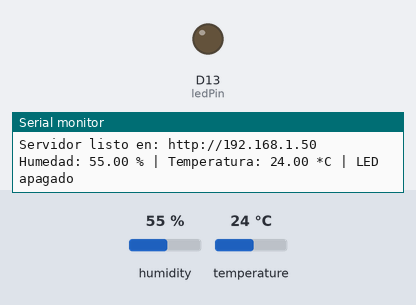
A sketch run on a simulated Arduino Uno R4 WiFi. On the bench: output pins drawn as LEDs (lit = HIGH), the last lines printed to the serial monitor. Inputs (shaded band) come from the test bench; at power-on: temperature 24 °C, humidity 55 %. WiFi joins after 1.5 s; servers stay silent unless stated.

Above: at 2.7 s.
2.8 s: temperature set to 26 °C
7.2 s: temperature set to 29 °C
At 10.4 s:
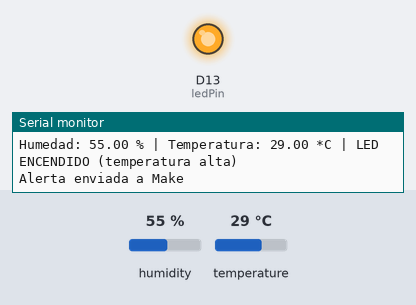
11.5 s: temperature set to 12 °C
At 14.6 s:
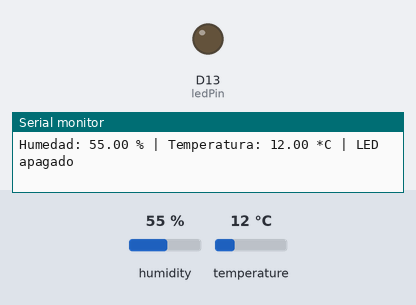
15.5 s: temperature set to 28 °C
At 18.9 s:
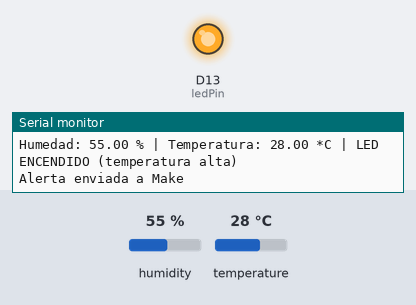
Timing chart, 0 to 20.4 s (numbered marks = the images above; inputs shaded):
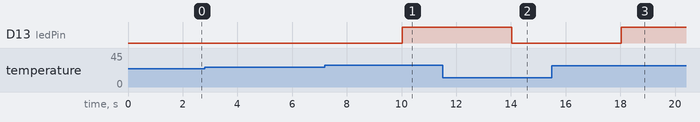

Measured:
- the behaviour switches between 27 and 28 °C on temperature (found by bisection; images 0 and 1)
- after the input at 7.2 s, D13 (ledPin): LOW → HIGH after 2.8 s
- after the input at 11.5 s, D13 (ledPin): HIGH → LOW after 2.5 s
- after the input at 15.5 s, D13 (ledPin): LOW → HIGH after 2.5 s

The sketch:

Leer_DTH11_Make_Telegram.ino
```cpp
/*
  Practica: Arduino_Leer_DTH11_Make_Telegram
  Materia:  Desarrollo Sustentable - Instituto Tecnologico de Mazatlan
  Placa:    Arduino UNO R4 WiFi + sensor DHT11 (DATA en pin 2) + LED en pin 13

  Lee temperatura y humedad cada 2 s, muestra los datos en una pagina web
  local y, cuando la temperatura cruza el umbral (28 C), envia un POST JSON
  {"temperatura": valor} al Webhook de Make.com, que manda la alerta por Telegram.

  NOTA: por seguridad se quitaron la red WiFi, la contrasena y la ruta del
  webhook. Reemplaza los valores entre comillas antes de cargar el codigo.
*/

#include <WiFiS3.h>
#include <WiFiSSLClient.h>
#include <DHT.h>

#define DHTPIN 2
#define DHTTYPE DHT11
DHT dht(DHTPIN, DHTTYPE);

const char* ssid = "NOMBRE_DE_TU_WIFI";          // red de 2.4 GHz
const char* password = "TU_PASSWORD";
const char* host = "hook.us2.make.com";          // zona us2 de Make
const char* webhookPath = "/TU_WEBHOOK_ID";      // parte despues del dominio

const int ledPin = 13;
const float UMBRAL_TEMP = 28.0;                  // grados Celsius
bool estadoCaliente = false;
float ultimaTemp = 0;
float ultimaHumedad = 0;
unsigned long ultimaLectura = 0;
const unsigned long INTERVALO_LECTURA = 2000;    // minimo recomendado para DHT11

WiFiServer server(80);
WiFiSSLClient client;

void setup() {
  Serial.begin(9600);
  dht.begin();
  pinMode(ledPin, OUTPUT);
  digitalWrite(ledPin, LOW);
  WiFi.begin(ssid, password);
  while (WiFi.status() != WL_CONNECTED) {
    delay(500);
    Serial.print(".");
  }
  Serial.println();
  Serial.print("Servidor listo en: http://");
  Serial.println(WiFi.localIP());
  server.begin();
}

void loop() {
  if (millis() - ultimaLectura >= INTERVALO_LECTURA) {
    ultimaLectura = millis();
    leerYEvaluar();
  }
  WiFiClient webClient = server.available();
  if (webClient) {
    while (webClient.connected() && webClient.available()) {
      char c = webClient.read();
      if (c == '\n') break;
    }
    enviarPagina(webClient);
    webClient.stop();
  }
}

void leerYEvaluar() {
  float humedad = dht.readHumidity();
  float temperatura = dht.readTemperature();
  if (isnan(humedad) || isnan(temperatura)) {
    Serial.println("Error al leer el sensor DHT11");
    return;
  }
  ultimaTemp = temperatura;
  ultimaHumedad = humedad;

  Serial.print("Humedad: ");
  Serial.print(humedad);
  Serial.print(" % | Temperatura: ");
  Serial.print(temperatura);
  Serial.print(" *C | ");

  bool estaCalienteAhora = (temperatura >= UMBRAL_TEMP);
  digitalWrite(ledPin, estaCalienteAhora ? HIGH : LOW);
  Serial.println(estaCalienteAhora ? "LED ENCENDIDO (temperatura alta)" : "LED apagado");

  // Solo se avisa a Make en el momento en que se cruza el umbral (flanco de subida)
  if (estaCalienteAhora && !estadoCaliente) {
    enviarAlertaMake(temperatura);
  }
  estadoCaliente = estaCalienteAhora;
}

void enviarPagina(WiFiClient &webClient) {
  webClient.println("HTTP/1.1 200 OK");
  webClient.println("Content-Type: text/html");
  webClient.println("Connection: close");
  webClient.println();
  webClient.println("<!DOCTYPE html><html><head>");
  webClient.println("<meta name='viewport' content='width=device-width, initial-scale=1'>");
  webClient.println("<meta http-equiv='refresh' content='5'>");
  webClient.println("<style>body{font-family:sans-serif;text-align:center;margin-top:50px;}");
  webClient.println("h1{font-size:28px;}.valor{font-size:48px;font-weight:bold;}</style></head><body>");
  webClient.println("<h1>Monitor del cuarto</h1>");
  webClient.print("<p>Temperatura</p><p class='valor'>");
  webClient.print(ultimaTemp);
  webClient.println(" &deg;C</p>");
  webClient.print("<p>Humedad</p><p class='valor'>");
  webClient.print(ultimaHumedad);
  webClient.println(" %</p>");
  webClient.print("<p>Estado: <b>");
  webClient.print(estadoCaliente ? "CALIENTE (LED encendido)" : "Normal");
  webClient.println("</b></p></body></html>");
}

void enviarAlertaMake(float temp) {
  if (client.connect(host, 443)) {
    String jsonPayload = "{\"temperatura\":" + String(temp) + "}";
    client.println("POST " + String(webhookPath) + " HTTP/1.1");
    client.println("Host: " + String(host));
    client.println("Content-Type: application/json");
    client.println("Content-Length: " + String(jsonPayload.length()));
    client.println("Connection: close");
    client.println();
    client.println(jsonPayload);
    Serial.println("Alerta enviada a Make");
  } else {
    Serial.println("Fallo la conexion al webhook");
  }
  client.stop();
}
```
